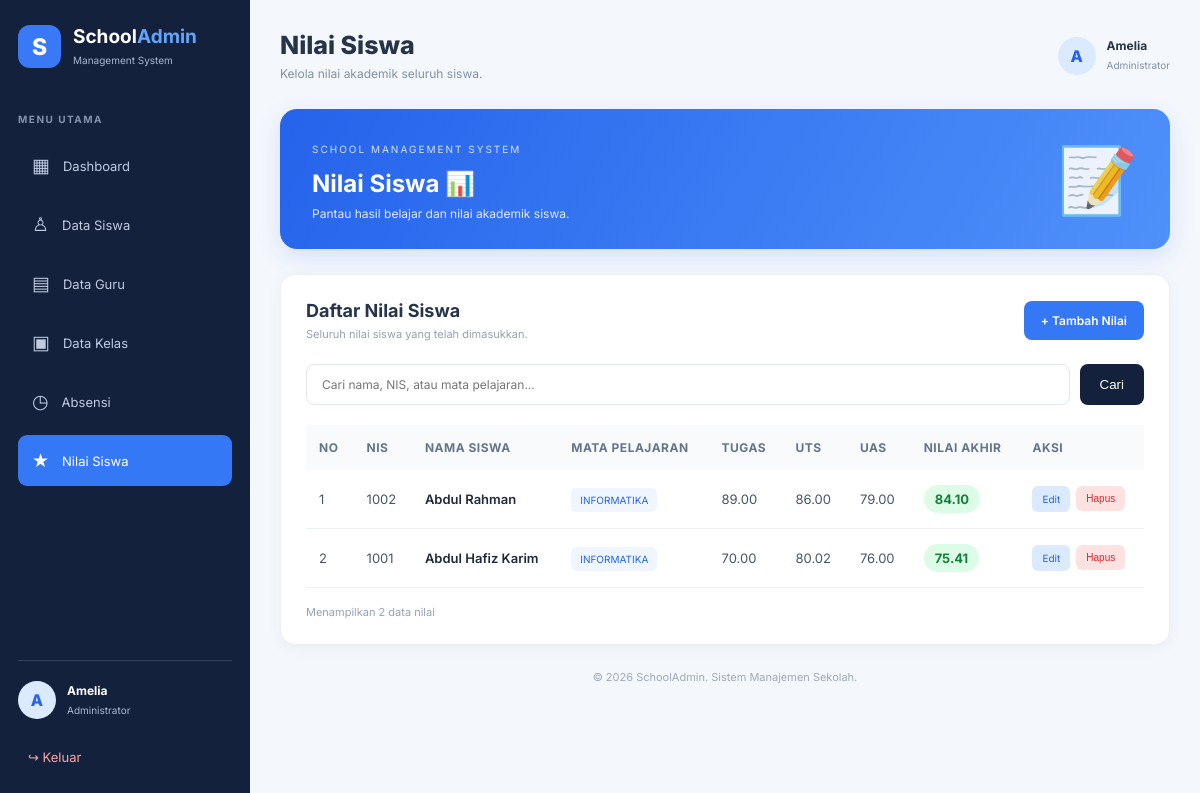
The page /nilai.php (signed in) on the database its author committed.
### tables this page shows
CREATE TABLE `nilai` (
  `id` int(11) NOT NULL,
  `siswa_id` int(11) NOT NULL,
  `mata_pelajaran` varchar(100) NOT NULL,
  `nilai_tugas` decimal(5,2) DEFAULT 0.00,
  `nilai_uts` decimal(5,2) DEFAULT 0.00,
  `nilai_uas` decimal(5,2) DEFAULT 0.00,
  `nilai_akhir` decimal(5,2) DEFAULT 0.00,
  `created_at` timestamp NULL DEFAULT current_timestamp()
);

CREATE TABLE `siswa` (
  `id` int(11) NOT NULL,
  `nama` varchar(100) NOT NULL,
  `nis` varchar(30) NOT NULL,
  `kelas` varchar(30) NOT NULL,
  `alamat` text DEFAULT NULL,
  `jenis_kelamin` varchar(20) NOT NULL
);

### nilai.php (the view, shortened to what this page needs)
<?php
require_once 'config/koneksi.php';
function e($value) {
    return htmlspecialchars($value ?? '', ENT_QUOTES, 'UTF-8');
}
$nama_admin = $_SESSION['nama'] ?? 'Administrator';
$cari = $_GET['cari'] ?? '';
$sql = "SELECT nilai.*, siswa.nama, siswa.nis
        FROM nilai
        INNER JOIN siswa ON nilai.siswa_id = siswa.id
        WHERE siswa.nama LIKE ?
        OR siswa.nis LIKE ?
        OR nilai.mata_pelajaran LIKE ?
        ORDER BY nilai.id DESC";
$stmt = mysqli_prepare($conn, $sql);
$keyword = "%$cari%";
mysqli_stmt_bind_param($stmt, "sss", $keyword, $keyword, $keyword);
mysqli_stmt_execute($stmt);
$data = mysqli_stmt_get_result($stmt);
$total_nilai = mysqli_num_rows($data);
?>
<!DOCTYPE html>
<html lang="id">
<head>
<link rel="stylesheet" href="assets/style.css">
</head>
<body>
<div class="dashboard">
<aside class="sidebar">
    <div class="brand">
        <div class="brand-icon">S</div>
        <div>
            <h2>School<span>Admin</span></h2>
            <small>Management System</small>
        </div>
    </div>
    <div class="menu-label">MENU UTAMA</div>
    <nav>
        <a href="dashboard.php" class="menu-item">
            <span>▦</span> Dashboard
        </a>
        <a href="data_siswa.php" class="menu-item">
            <span>♙</span> Data Siswa
        </a>
        <a href="data_guru.php" class="menu-item">
            <span>▤</span> Data Guru
        </a>
        <a href="data_kelas.php" class="menu-item">
            <span>▣</span> Data Kelas
        </a>
        <a href="absensi.php" class="menu-item">
            <span>◷</span> Absensi
        </a>
        <a href="nilai.php" class="menu-item active">
            <span>★</span> Nilai Siswa
        </a>
    </nav>
    <div class="sidebar-bottom">
        <div class="admin-mini">
            <div class="avatar">A</div>
            <div>
                <strong><?= e($nama_admin) ?></strong>
                <small>Administrator</small>
            </div>
        </div>
        <a href="logout.php" class="logout">↪ Keluar</a>
    </div>
</aside>
<main class="main-content">
    <header class="topbar">
        <div>
            <h1>Nilai Siswa</h1>
            <p>Kelola nilai akademik seluruh siswa.</p>
        </div>
        <div class="admin-profile">
            <div class="avatar">A</div>
            <div>
                <strong><?= e($nama_admin) ?></strong>
                <small>Administrator</small>
            </div>
        </div>
    </header>
    <section class="welcome">
        <div>
            <span class="welcome-tag">SCHOOL MANAGEMENT SYSTEM</span>
            <h2>Nilai Siswa 📊</h2>
            <p>Pantau hasil belajar dan nilai akademik siswa.</p>
        </div>
        <div class="welcome-icon">📝</div>
    </section>
    <section class="content-card">
        <div class="section-header">
            <div>
                <h2>Daftar Nilai Siswa</h2>
                <p>Seluruh nilai siswa yang telah dimasukkan.</p>
            </div>
            <a href="tambah_nilai.php" class="btn-primary">
                + Tambah Nilai
            </a>
        </div>
        <form method="GET" class="search-form">
            <input
                type="text"
                name="cari"
                placeholder="Cari nama, NIS, atau mata pelajaran..."
                value="<?= e($cari) ?>"
            >
            <button type="submit">Cari</button>
        </form>
        <div class="table-responsive">
            <table>
                <thead>
                    <tr>
                        <th>No</th>
                        <th>NIS</th>
                        <th>Nama Siswa</th>
                        <th>Mata Pelajaran</th>
                        <th>Tugas</th>
                        <th>UTS</th>
                        <th>UAS</th>
                        <th>Nilai Akhir</th>
                        <th>Aksi</th>
                    </tr>
                </thead>
                <tbody>
                <?php
                $no = 1;
                if ($total_nilai > 0):
                    while ($row = mysqli_fetch_assoc($data)):
                        $akhir = (float)$row['nilai_akhir'];
                        $kelas_nilai = $akhir >= 75
                            ? 'nilai-baik'
                            : 'nilai-kurang';
                ?>
                    <tr>
                        <td><?= $no++ ?></td>
                        <td><?= e($row['nis']) ?></td>
                        <td>
                            <div class="student-name">
                                <?= e($row['nama']) ?>
                            </div>
                        </td>
                        <td>
                            <span class="class-badge">
                                <?= e($row['mata_pelajaran']) ?>
                            </span>
                        </td>
                        <td><?= e($row['nilai_tugas']) ?></td>
                        <td><?= e($row['nilai_uts']) ?></td>
                        <td><?= e($row['nilai_uas']) ?></td>
                        <td>
                            <span class="nilai-akhir <?= $kelas_nilai ?>">
                                <?= number_format($akhir, 2) ?>
                            </span>
                        </td>
                        <td>
                            <div class="action-buttons">
                                <a href="edit_nilai.php?id=<?= (int)$row['id'] ?>"
                                   class="edit-btn">Edit</a>
                                <form method="POST"
                                      action="hapus_nilai.php"
                                      onsubmit="return confirm('Yakin ingin menghapus nilai ini?')">
                                    <button type="submit" class="delete-btn">
                                        Hapus
                                    </button>
                                </form>
                            </div>
                        </td>
                    </tr>
                <?php
                    endwhile;
                endif; ?>
                </tbody>
            </table>
        </div>
        <div class="table-footer">
            Menampilkan <?= $total_nilai ?> data nilai
        </div>
    </section>
    <footer>
        © <?= date('Y') ?> SchoolAdmin. Sistem Manajemen Sekolah.
    </footer>
</main>
</div>
</body>
</html>

### assets/style.css (style rules this page uses)
* { margin: 0; padding: 0; box-sizing: border-box; }
body { font-family: 'Inter', sans-serif; background: #f4f7fc; color: #26344a; }
a { text-decoration: none; }
.dashboard { display: flex; min-height: 100vh; }
.sidebar { width: 250px; background: #14213d; color: white; padding: 25px 18px; display: flex; flex-direction: column; flex-shrink: 0; }
.brand { display: flex; align-items: center; gap: 12px; margin-bottom: 45px; }
.brand-icon { width: 43px; height: 43px; background: #3979f6; border-radius: 12px; display: grid; place-items: center; font-size: 23px; font-weight: 800; }
.brand h2 { font-size: 19px; }
.brand h2 span { color: #60a5fa; }
.brand small { color: #aab7cf; font-size: 10px; }
.menu-label { font-size: 10px; color: #8493ad; font-weight: 700; letter-spacing: 1.5px; margin-bottom: 15px; }
.sidebar nav { display: flex; flex-direction: column; gap: 8px; }
.menu-item { color: #c0cbe0; padding: 14px; border-radius: 9px; display: flex; gap: 13px; align-items: center; font-size: 13px; transition: .2s; }
.menu-item span { font-size: 19px; }
.menu-item:hover, .menu-item.active { background: #3478f6; color: white; }
.sidebar-bottom { margin-top: auto; }
.admin-mini, .admin-profile { display: flex; align-items: center; gap: 11px; }
.admin-mini { border-top: 1px solid #34425b; padding-top: 20px; }
.avatar { width: 38px; height: 38px; background: #dbeafe; color: #2563eb; border-radius: 50%; display: grid; place-items: center; font-weight: 800; }
.admin-mini strong, .admin-profile strong { display: block; font-size: 12px; }
.admin-mini small { color: #aab7cf; font-size: 10px; }
.logout { display: block; color: #fca5a5; margin-top: 20px; font-size: 13px; padding: 10px; }
.main-content { flex: 1; padding: 30px; min-width: 0; }
.topbar { display: flex; justify-content: space-between; align-items: center; margin-bottom: 28px; }
.topbar h1 { font-size: 25px; font-weight: 800; }
.topbar p { font-size: 12px; color: #8490a5; margin-top: 6px; }
.admin-profile strong { color: #26344a; }
.admin-profile small { font-size: 10px; color: #8490a5; }
.welcome { background: linear-gradient(120deg, #2563eb, #4f91fa); color: white; padding: 28px 32px; border-radius: 17px; display: flex; justify-content: space-between; align-items: center; margin-bottom: 25px; box-shadow: 0 8px 25px #2563eb25; }
.welcome-tag { font-size: 10px; letter-spacing: 2px; opacity: .8; }
.welcome h2 { font-size: 24px; margin: 12px 0 8px; }
.welcome p { font-size: 12px; opacity: .85; }
.welcome-icon { font-size: 65px; opacity: .9; }
.content-card { background: white; border-radius: 15px; padding: 25px; border: 1px solid #edf0f5; box-shadow: 0 4px 15px #1b31500b; }
.section-header { display: flex; justify-content: space-between; align-items: center; margin-bottom: 23px; gap: 12px; }
.section-header h2 { font-size: 18px; }
.section-header p { color: #96a0b0; font-size: 11px; margin-top: 6px; }
.btn-primary { background: #3478f6; color: white; padding: 12px 17px; border-radius: 8px; font-size: 12px; font-weight: 600; transition: .2s; }
.search-form { display: flex; gap: 10px; margin-bottom: 20px; }
.search-form input { flex: 1; min-width: 0; padding: 12px 15px; border: 1px solid #e1e7f0; border-radius: 8px; outline: none; font-family: inherit; font-size: 12px; }
.search-form button { border: none; background: #14213d; color: white; border-radius: 8px; padding: 0 20px; cursor: pointer; }
.table-responsive { overflow-x: auto; }
table { width: 100%; border-collapse: collapse; min-width: 700px; }
thead { background: #f7f9fc; }
th { color: #78869c; font-size: 10px; text-transform: uppercase; letter-spacing: .5px; padding: 15px 12px; text-align: left; }
td { padding: 15px 12px; border-bottom: 1px solid #edf0f5; font-size: 12px; color: #526077; }
.student-name { display: flex; align-items: center; gap: 9px; font-weight: 600; color: #26344a; }
.class-badge { background: #eff6ff; color: #2563eb; padding: 6px 9px; border-radius: 6px; font-size: 10px; }
.action-buttons { display: flex; gap: 6px; }
.edit-btn, .delete-btn { padding: 7px 10px; border-radius: 6px; border: none; cursor: pointer; font-size: 10px; }
.edit-btn { background: #dbeafe; color: #2563eb; }
.delete-btn { background: #fee2e2; color: #dc2626; }
.table-footer { font-size: 11px; color: #94a3b8; margin-top: 17px; }
footer { text-align: center; padding: 25px; color: #a0aaba; font-size: 11px; }

### rows shown on the page
nilai: siswa.nis "1002", siswa.nama "Abdul Rahman", mata_pelajaran "INFORMATIKA", nilai_tugas "89.00", nilai_uts "86.00", nilai_uas "79.00", nilai_akhir "84.10"
nilai: siswa.nis "1001", siswa.nama "Abdul Hafiz Karim", mata_pelajaran "INFORMATIKA", nilai_tugas "70.00", nilai_uts "80.02", nilai_uas "76.00", nilai_akhir "75.41"

### other values the page prints
$nama_admin "Amelia"
$total_nilai "2"
